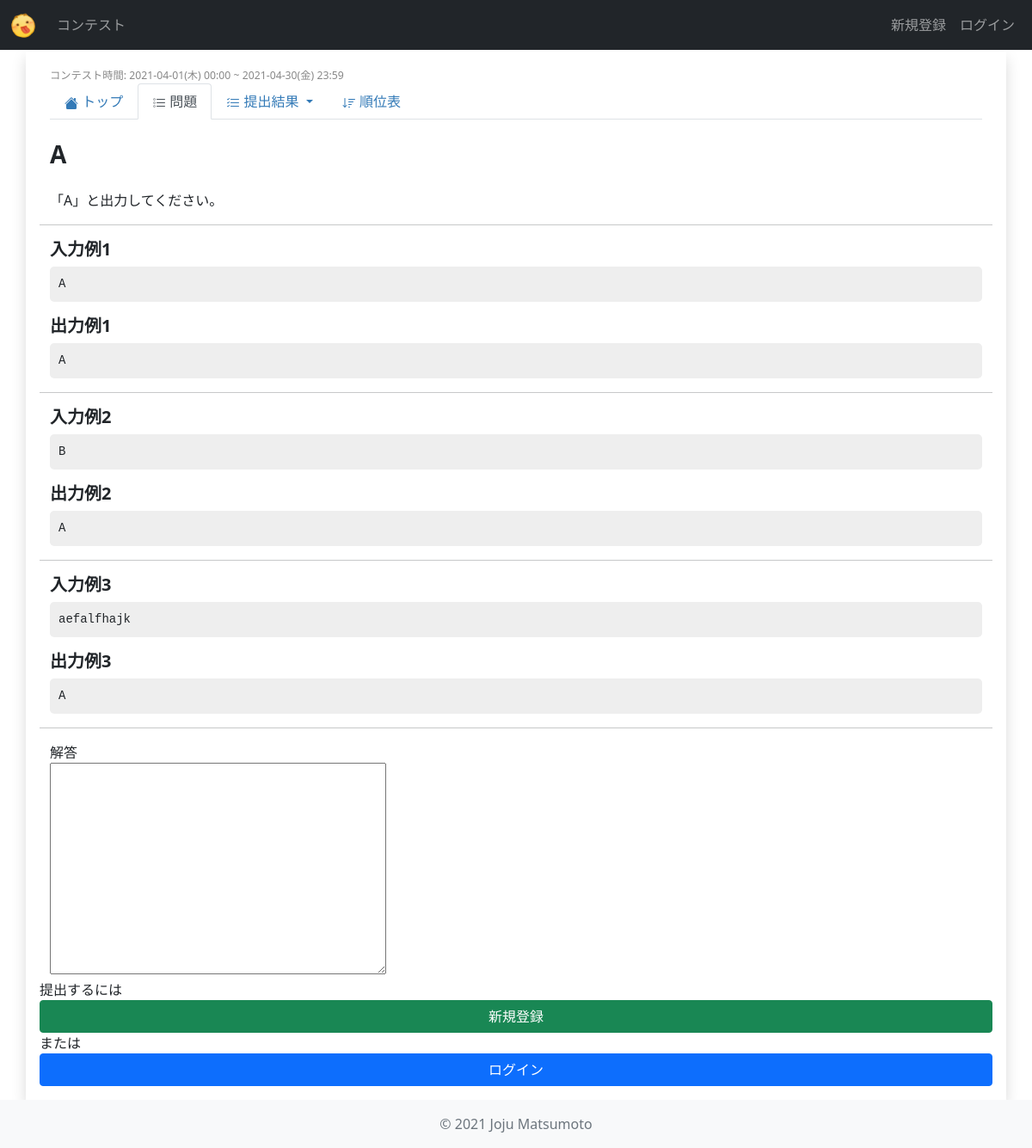
Screenshot of /contests/mmc_1/problems/3/ with the database file from the repository.
### contests/models.py (models this page shows, shortened)
class Contest(models.Model):
    title = models.CharField(
        verbose_name="タイトル",
        max_length=255,
    )
    abstract = models.TextField(
        verbose_name="概要",
        max_length=2000,
    )
    short_name = models.CharField(
        verbose_name="省略形",
        max_length=20,
        unique=True,
        default="null",
    )
    start_date = models.DateTimeField(
        verbose_name="開始日時",
    )
    end_date = models.DateTimeField(
        verbose_name="終了日時",
    )
    users = models.ManyToManyField(
        settings.AUTH_USER_MODEL,
        verbose_name="参加者",
        blank=True,
    )
    penalty = models.IntegerField(
        verbose_name="ペナルティ(分)",
        default=5,
    )
    released = models.BooleanField(
        verbose_name="公開済",
        default=False,
    )
    def is_live(self) -> bool:
        now = timezone.now()
        return self.start_date <= now <= self.end_date
    def is_past_contest(self) -> bool:
        now = timezone.now()
        return self.end_date < now
    def is_future_contest(self) -> bool:
        now = timezone.now()
        return now < self.start_date
    def get_start_time_str(self) -> str:
        return utils.datetime_str(self.start_date)
    def get_end_time_str(self) -> str:
        return utils.datetime_str(self.end_date)

class Problem(models.Model):
    order = models.CharField(
        verbose_name="問題番号(アルファベット)",
        max_length=5,
        default="A",
    )
    title = models.CharField(
        verbose_name="タイトル",
        max_length=100,
    )
    question = models.TextField(
        verbose_name="問題",
        max_length=2000,
    )
    answer = models.TextField(
        verbose_name="正解",
        max_length=2000,
    )
    contest = models.ForeignKey(
        Contest,
        verbose_name="コンテスト",
        on_delete=models.CASCADE,
    )
    point = models.IntegerField(
        verbose_name="スコア",
        default=0,
    )

class TestCase(models.Model):
    problem = models.ForeignKey(
        Problem,
        verbose_name="問題",
        on_delete=models.CASCADE,
    )
    title = models.CharField(
        verbose_name="タイトル",
        max_length=20,
    )
    note = models.TextField(
        verbose_name="備考",
        max_length=200,
    )
    test_input = models.TextField(
        verbose_name="入力",
        max_length=2000,
    )
    test_output = models.TextField(
        verbose_name="出力",
        max_length=2000,
    )
    is_sample = models.BooleanField(
        verbose_name="サンプル",
        default=False,
    )

### contests/views.py (the view, shortened to what this page needs)
class ProblemDetailView(View):
    def get(self, request, short_name, problem_id, *args, **kwargs):
        contest = get_object_or_404(models.Contest, short_name=short_name)
        problem = get_object_or_404(models.Problem, pk=problem_id)
        test_cases = models.TestCase.objects.filter(problem=problem, is_sample=True)
        context = {
            "contest": contest,
            "problem": problem,
            "form": forms.SubmissionForm(),
            "test_cases": test_cases,
        }
        return render(request, "contests/problem_detail.html", context)

### contests/forms.py
class SubmissionForm(forms.ModelForm):
    class Meta:
        model = models.Submission
        fields = ("answer",)
        labels = {
            "answer": "解答",
        }
        help_texts = {
            "answer": "解答を入力",
        }

### contests/utils.py (called while the page is built)
def datetime_str(dt: datetime.datetime) -> str:
    dt = localtime(dt)
    return "{}({}) {}".format(
        dt.strftime("%Y-%m-%d"),
        day_of_week_to_japanese[dt.strftime("%a")],
        dt.strftime("%H:%M")
    )

### contests/templates/contests/problem_detail.html (shortened to what this page needs)
{% extends 'contests/contest_base.html' %}
{% block contest_tab_problems %}active{% endblock %}
{% block contest_content %}
{% if contest.is_future_contest %}
    <div class="col-sm-12 mb-3">
        <h3>まだ開催されていません</h3>
    </div>
{% elif contest.is_live and user not in contest.users.all %}
    <div class="col-sm-12 mb-3">
        <h3>参加してください</h3>
    </div>
{% else %}
    <div class="col-sm-12 mb-3">
        <h3>{{ problem.title }}</h3>
    </div>
    <div class="col-sm-12 mb-3">
        {{ problem.question }}
    </div>
    {% for test_case in test_cases %}
        <hr>
        <h5>入力例{{forloop.counter}}</h5>
        <div class="col-sm-12">
            <pre class="code"><code>{{test_case.test_input}}</code></pre>
        </div>
        <h5>出力例{{forloop.counter}}</h5>
        <div class="col-sm-12">
            <pre class="code"><code>{{test_case.test_output}}</code></pre>
        </div>
    {% endfor %}
    <hr>
    <form action="" method="post" class="form">
        {% for field in form %}
            <div class="col-auto">
                {{field.label}}
            </div>
            <div class="col-auto">
                {{field}}
            </div>
        {% endfor %}
    </form>
    {% if not user.is_authenticated %}
        提出するには
        {% include "components/signup_link.html" %}
        または
        {% include "components/login_link.html" %}
    {% endif %}
{% endif %}
{% endblock contest_content %}

### contests/templates/contests/contest_base.html (shortened to what this page needs)
{% extends 'base.html' %}
{% block content %}
{% if contest.released or user in contest.author.users.all %}
    <div class="row p-3">
        <div class="col-sm-12 small">
            <small class="span-time">コンテスト時間: {{contest.get_start_time_str}} ~ {{contest.get_end_time_str}}</small>
        </div>
        <div class="col-sm-12">
            <ul class="nav nav-tabs navbar-dark mb-4">
                <li class="nav-item">
                    <a class="nav-link {% block contest_tab_detail %}{% endblock %}" href="{% url 'contests:contest_detail' contest.short_name %}">
                        トップ
                    </a>
                </li>
                {% if user in contest.users.all or contest.is_past_contest %}
                <li class="nav-item">
                    <a class="nav-link {% block contest_tab_problems %}{% endblock %}" href="{% url 'contests:problems' contest.short_name %}">
                        問題
                    </a>
                </li>
                <li class="nav-item dropdown">
                    <a class="nav-link dropdown-toggle  {% block contest_tab_submissions %}{% endblock %}" data-bs-toggle="dropdown" role="button" aria-expanded="false">
                        提出結果
                    </a>
                </li>
                {% endif %}
                <li class="nav-item">
                    <a class="nav-link {% block contest_tab_standings %}{% endblock %}" href="{% url 'contests:standings' contest.short_name %}">
                        順位表
                    </a>
                </li>
            </ul>
        </div>
        {% block contest_content %}{% endblock contest_content %}
    </div>
{% else %}
<div class="row p-5">
    <div class="col-sm-12 text-center">
        <h3>作成中です</h3>
    </div>
</div>
{% endif %}
{% endblock content %}

### static/css/main.css (style rules this page uses)
body { background-color: white; }
a { color: #337ab7; text-decoration: none; }
.span-time { color: #888; }
h2, h3, h4, h5 { font-weight: bold; }
.code { padding: 10px; background-color: #eeeeee; border-radius: 5px; }

### rows the page displays
Contest: get_start_time_str "2021-04-01(木) 00:00", get_end_time_str "2021-04-30(金) 23:59"
Problem: title "A", question "「A」と出力してください。"
TestCase: test_input "A", test_output "A"
TestCase: test_input "B", test_output "A"
TestCase: test_input "aefalfhajk", test_output "A"

### other values shown
{{ field.label }} "解答"
